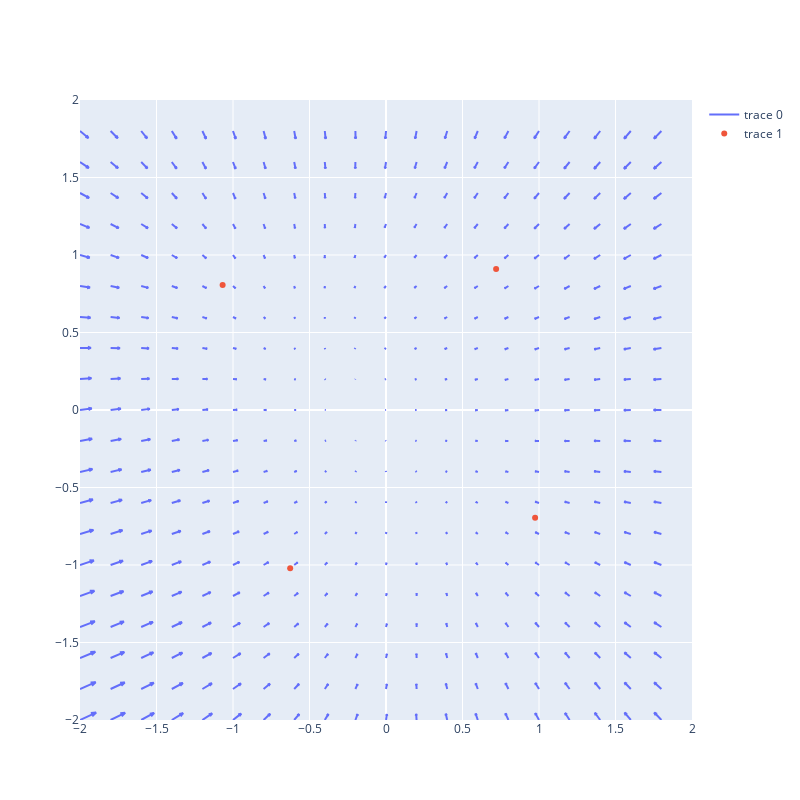

Notebook cell for this chart:
### Code cell
lb = -2
ub = 2
step = (ub - lb) / 20
x, y = torch.meshgrid(
    torch.arange(lb, ub, step), torch.arange(lb, ub, step), indexing="ij"
)
points = torch.stack([x, y], dim=-1).reshape(-1, 2)

t = 20 * torch.ones(points.shape[0])
data_normalized = model.data_normalizer.normalize(train_data)
noise_pred = -model.ddpm_block(points, t).detach().numpy()

fig = ff.create_quiver(points[:, 0], points[:, 1], noise_pred[:, 0], noise_pred[:, 1])

fig.add_trace(
    go.Scatter(x=data_normalized[:, 0], y=data_normalized[:, 1], mode="markers")
)
fig.update_xaxes(range=(lb, ub))
fig.update_yaxes(range=(lb, ub))
fig.update_layout(width=800, height=800)
fig.show()

### Figure 1 — Plotly figure (JSON) as saved in the notebook; plotly's stock layout.template omitted (floating-point values rounded to 4 significant figures; data arrays with more than 128 entries replaced by an {"elided": "..."} marker saying what was removed)
{"data": [{"mode": "lines", "type": "scatter", "x": {"elided": "2800 float values"}, "y": {"elided": "2800 float values"}}, {"mode": "markers", "type": "scatter", "x": [-1.068, 0.7196, 0.9745, -0.6263], "y": [0.806, 0.9091, -0.6944, -1.021]}], "layout": {"height": 800, "hovermode": "closest", "width": 800, "xaxis": {"range": [-2, 2]}, "yaxis": {"range": [-2, 2]}}}
